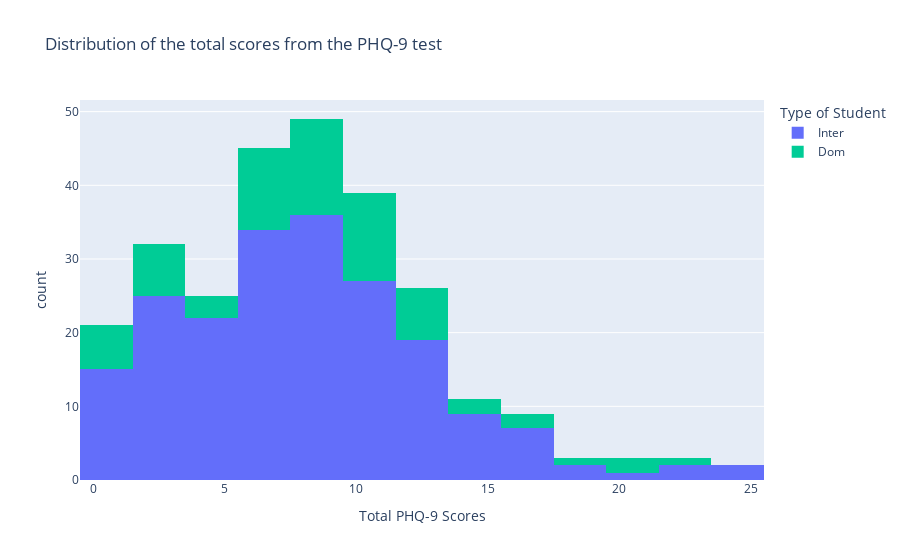

Notebook cell for this chart:
### Markdown cell above
### Histograms

### Code cell
# Create the histogram figure
fig = px.histogram(
    
# Select the dataframe
    data_frame=data, 

# Select the column you want to visualize
    x="ToDep",

# Select the additional column to determine different groups of data
    color="inter_dom",

# Clean up the labels
    title="Distribution of the total scores from the PHQ-9 test",
    labels={"inter_dom":"Type of Student", "ToDep":"Total PHQ-9 Scores"})

# Show the figure
fig.show()

### Figure 1 — Plotly figure (JSON) as saved in the notebook; plotly's stock layout.template omitted (floating-point values rounded to 4 significant figures; data arrays with more than 128 entries replaced by an {"elided": "..."} marker saying what was removed)
{"data": [{"alignmentgroup": "True", "bingroup": "x", "hovertemplate": "Type of Student=Inter<br>Total PHQ-9 Scores=%{x}<br>count=%{y}<extra></extra>", "legendgroup": "Inter", "marker": {"color": "#636efa", "pattern": {"shape": ""}}, "name": "Inter", "offsetgroup": "Inter", "orientation": "v", "showlegend": true, "type": "histogram", "x": {"elided": "201 int values"}, "xaxis": "x", "yaxis": "y"}, {"alignmentgroup": "True", "bingroup": "x", "hovertemplate": "Type of Student=<br>Total PHQ-9 Scores=%{x}<br>count=%{y}<extra></extra>", "legendgroup": "", "marker": {"color": "#EF553B", "pattern": {"shape": ""}}, "name": "", "offsetgroup": "", "orientation": "v", "showlegend": false, "type": "histogram", "x": [null, null, null, null, null, null, null, null, null, null, null, null, null, null, null, null, null, null], "xaxis": "x", "yaxis": "y"}, {"alignmentgroup": "True", "bingroup": "x", "hovertemplate": "Type of Student=Dom<br>Total PHQ-9 Scores=%{x}<br>count=%{y}<extra></extra>", "legendgroup": "Dom", "marker": {"color": "#00cc96", "pattern": {"shape": ""}}, "name": "Dom", "offsetgroup": "Dom", "orientation": "v", "showlegend": true, "type": "histogram", "x": [12, 9, 7, 3, 10, 6, 6, 0, 13, 9, 7, 20, 21, 23, 2, 13, 7, 11, 5, 1, 8, 8, 11, 11, 0, 8, 16, 7, 2, 14, 9, 10, 15, 10, 12, 11, 11, 10, 3, 4, 18, 9, 5, 2, 7, 10, 7, 6, 9, 2, 13, 10, 9, 6, 0, 13, 9, 9, 17, 13, 0, 11, 8, 2, 9, 1, 7], "xaxis": "x", "yaxis": "y"}], "layout": {"barmode": "relative", "legend": {"title": {"text": "Type of Student"}, "tracegroupgap": 0}, "title": {"text": "Distribution of the total scores from the PHQ-9 test"}, "xaxis": {"anchor": "y", "domain": [0, 1], "title": {"text": "Total PHQ-9 Scores"}}, "yaxis": {"anchor": "x", "domain": [0, 1], "title": {"text": "count"}}}}
